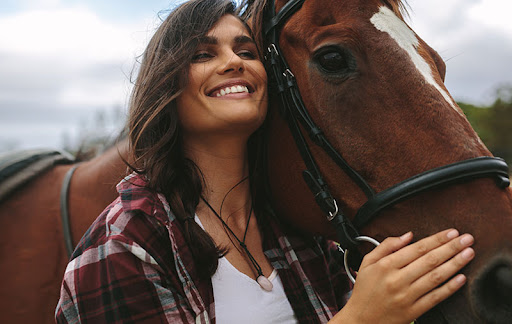
#> input picture hh.jpg, 512 x 324 px
$ python mask.py
#> lines starting #> are read from the running program, lines starting #| are printed output that depends on the picture; after the words box and inside, x2 and y2 are one past the last pixel; in counts of white or black regions, pixels touching at a corner belong together
import cv2 as cv
import numpy as np

img = cv.imread('hh.jpg')
#> img is the input picture: shape (324, 512, 3); mean B, G, R 83.3, 90.6, 107.7
cv.imshow('hh', img)
# masking
mask = np.zeros(img.shape[:2], dtype=np.uint8)
cv.rectangle(mask, (30, 30), (300, 200), 255, -1)
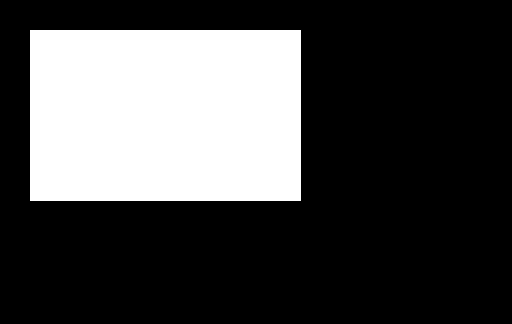
#> mask: shape (324, 512); 27.9% white; 1 white region, box (x1, y1, x2, y2) and area: (30, 30, 301, 201) 46341
cv.imshow('Mask', mask)
masked = cv.bitwise_and(img, img, mask=mask)
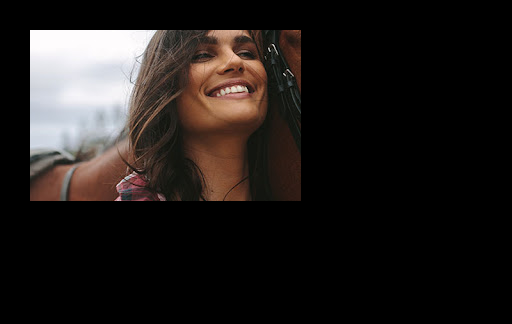
#> masked: shape (324, 512, 3); mean B, G, R 27.2, 29.2, 33.8
cv.imshow('Masked image', masked)
cv.waitKey(0)

$ run again, with friends.jpg copied over hh.jpg
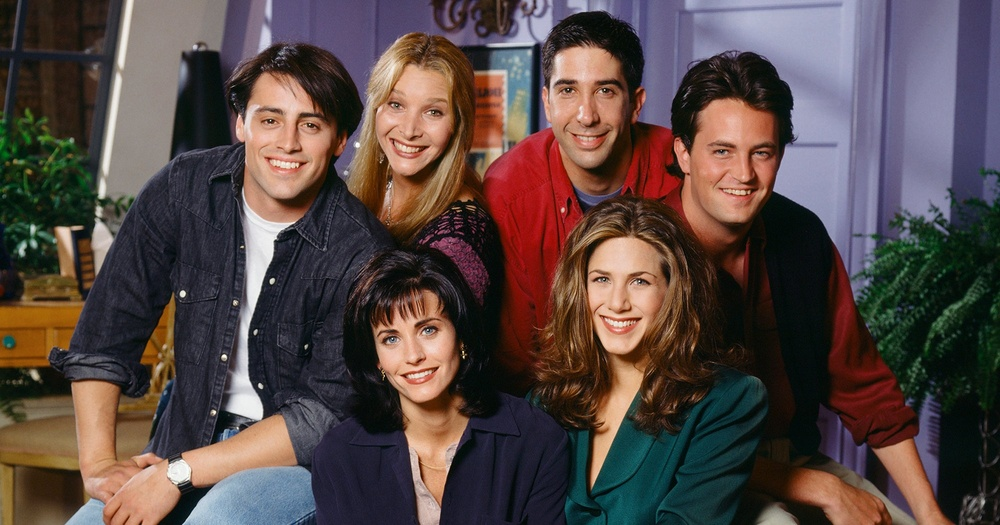
#> input picture friends.jpg, 1000 x 525 px, shrunk from 2000 x 1050 before the run
#> img is the input picture: shape (525, 1000, 3); mean B, G, R 68.8, 71.5, 86.2
#> `cv.rectangle(mask, (30, 30), (300, 200), 255, -1)`:
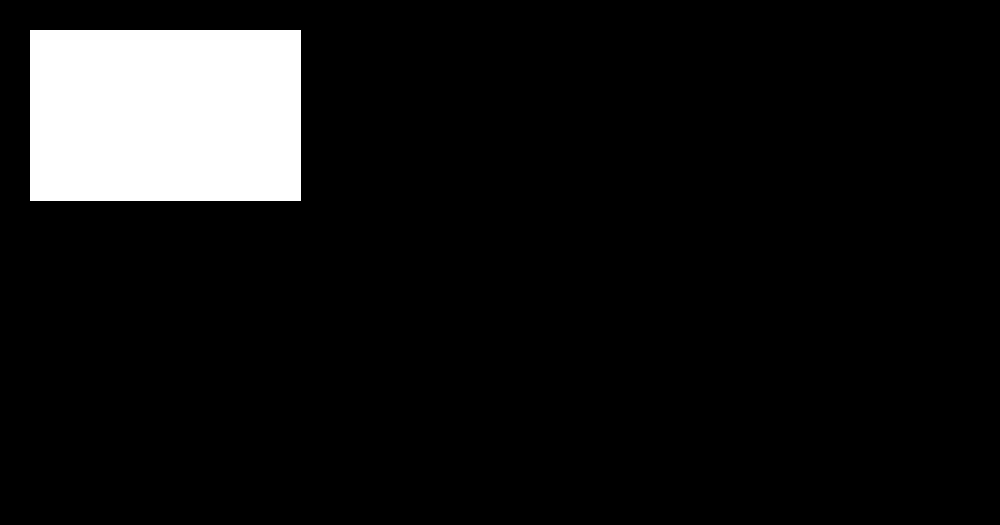
#> mask: shape (525, 1000); 8.8% white; 1 white region, box (x1, y1, x2, y2) and area: (30, 30, 301, 201) 46341
#> `masked = cv.bitwise_and(img, img, mask=mask)`:
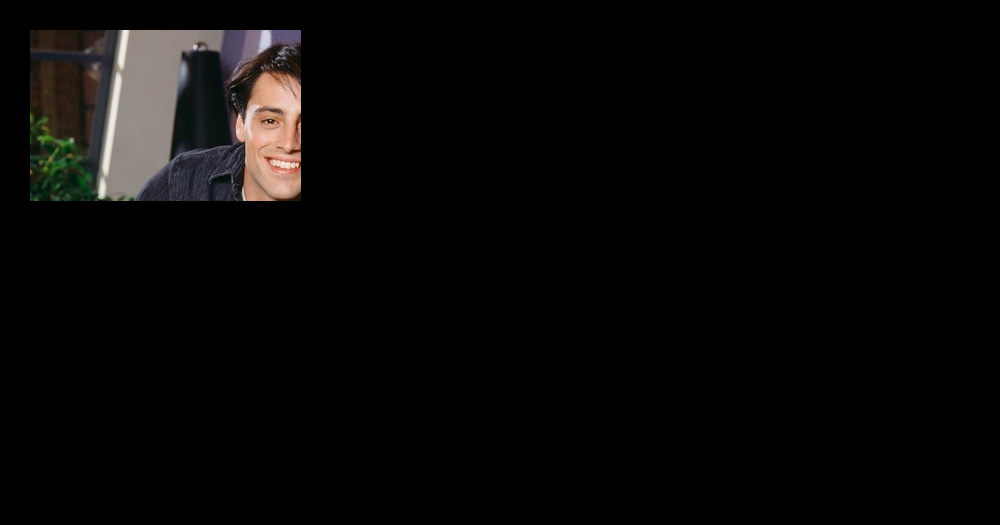
#> masked: shape (525, 1000, 3); mean B, G, R 7, 7.6, 8.4
